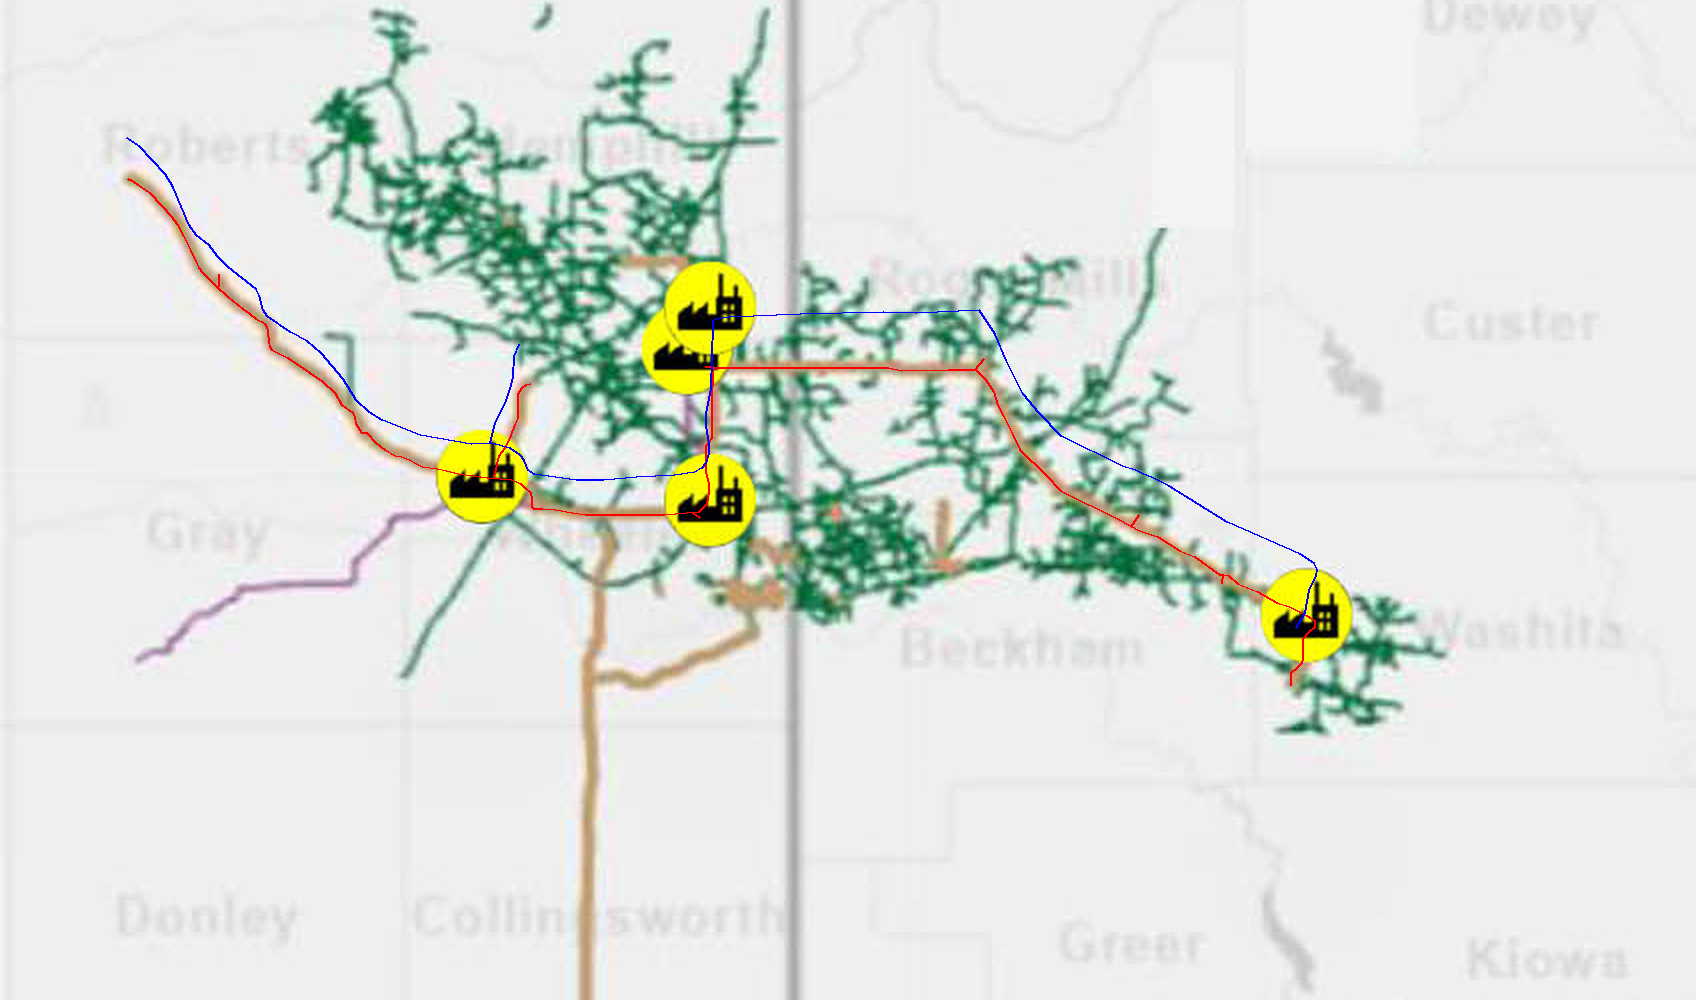

This figure's Python source:
"""Register the Aug-2025 asset map (county lines) to Census counties in its NE quadrant, then draw the
P7861 route file and the 2026-map trace on it to see which sits on the tan residue line.

Usage: python check_2025_map.py <census county shp> <routes repo P7861.geojson> residue_header_v2.geojson
The map is the Wayback copy (20250822154545) of producersmidstream.com/wp-content/uploads/2025/08/main-map-updated-1-1.jpg."""
import json, sys
import numpy as np, geopandas as gpd
from PIL import Image, ImageDraw
from scipy import ndimage, optimize
from shapely.geometry import box, shape
from shapely.ops import unary_union
im = Image.open("map_2025_assets_wayback20250822.jpg").convert("RGB"); a = np.array(im).astype(int)
R, G, B = a[..., 0], a[..., 1], a[..., 2]; lum = (R + G + B) / 3
gray = (np.max(a, 2) - np.min(a, 2) < 14) & (lum > 120) & (lum < 232)
win = np.zeros_like(gray); win[0:1000, 1000:2048] = True; gray &= win
dt = ndimage.distance_transform_edt(~gray)
co = gpd.read_file(sys.argv[1]).to_crs(4326)
co = co[co.STATEFP.isin(["48", "40"])]
lines = unary_union(co.geometry.boundary.values).intersection(box(-101.6, 34.5, -98.5, 36.6))
pts = []
for part in getattr(lines, "geoms", [lines]):
    for t in np.arange(0, part.length, 0.01):
        p = part.interpolate(t); pts.append((p.x, p.y))
pts = np.array(pts); print(len(pts), "county-line points")
# initial affine from the small-image read: lon -103.04 -> x 490, lon -100 -> x 1594; lat 36.5 -> y 146, lat 34.56 -> y 800
sx = (1596 - 500) / 3.04
def project(p, ll): return np.column_stack([ll @ p[0:2] + p[2], ll @ p[3:5] + p[5]])
def resid(p):
    xy = project(p, pts); return np.minimum(ndimage.map_coordinates(dt, [xy[:, 1], xy[:, 0]], order=1, mode="nearest"), 15.0)
best = None
for sy0 in [-300, -330, -360, -400, -443]:
    p0 = np.array([sx, 0, 1596 + 100 * sx, 0, sy0, 787 - 34.56 * sy0], float)
    fit = optimize.least_squares(resid, p0, method="trf", x_scale="jac"); r = resid(fit.x)
    print("y-scale %d: before %.2f px, after %.2f px; share within 2 px: %.2f" % (sy0, resid(p0).mean(), r.mean(), (r < 2).mean()))
    if best is None or r.mean() < best[0]: best = (r.mean(), fit)
fit = best[1]
P = fit.x
def geo_lines(path):
    d = json.load(open(path)); fs = d["features"] if "features" in d else [d]; out = []
    for f in fs:
        g = shape(f["geometry"]); out += list(g.geoms) if hasattr(g, "geoms") else [g]
    return out
crop = (1200, 150, 2048, 650)
z = im.crop(crop).resize(((crop[2] - crop[0]) * 2, (crop[3] - crop[1]) * 2), Image.LANCZOS); d = ImageDraw.Draw(z)
for path, col in [(sys.argv[2], (255, 0, 0)), (sys.argv[3], (0, 0, 255))]:
    for l in geo_lines(path):
        xy = project(P, np.array(l.coords))
        d.line([((x - crop[0]) * 2, (y - crop[1]) * 2) for x, y in xy], fill=col, width=2)
z.save("check_2025_map.png"); print("wrote check_2025_map.png (red = P7861 route file, blue = 2026-map trace)")
# also the county-line points after the fit, to see the registration quality
z2 = im.crop(crop).copy(); d2 = ImageDraw.Draw(z2)
for x, y in project(P, pts): d2.point((x - crop[0], y - crop[1]), fill=(255, 0, 255))
z2.save("check_2025_map_fit.png")
